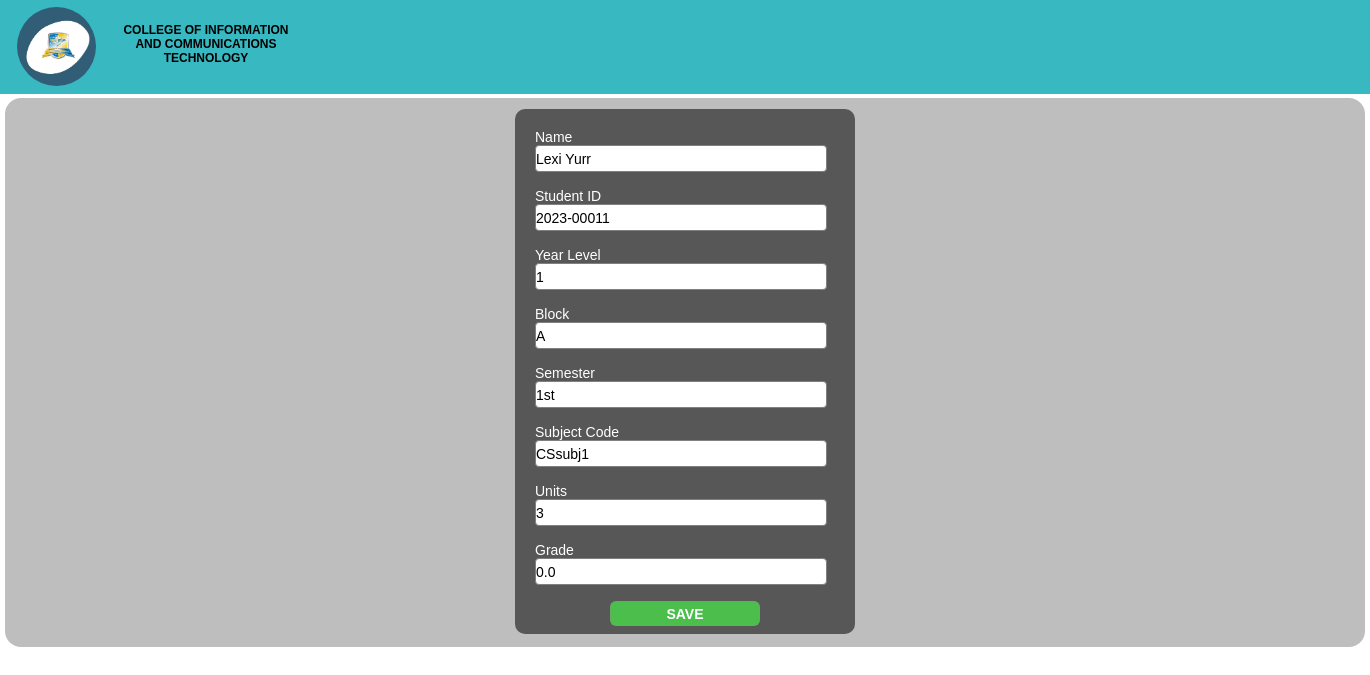
/faculty-page/faculty-main-page/edit_page2.php?idnum=2023-00011, run on the app's committed database.
### tables this page shows
CREATE TABLE `faculty2db` (
  `id` int(11) NOT NULL,
  `name` varchar(50) NOT NULL,
  `idnum` varchar(20) NOT NULL,
  `yr_level` varchar(20) NOT NULL,
  `block` varchar(20) NOT NULL,
  `semester` varchar(20) NOT NULL,
  `units` int(20) NOT NULL,
  `school_year` varchar(20) NOT NULL DEFAULT '2023-2024',
  `course` varchar(50) NOT NULL DEFAULT 'BS Computer Science',
  `grade` decimal(10,1) NOT NULL,
  `subject_code` varchar(50) NOT NULL
);

### faculty-page/faculty-main-page/edit_page2.php (the view, shortened to what this page needs)
<?php
include '../../db-conn.php';
if(isset($_GET['idnum'])){
    $idnum = $_GET['idnum'];
}
$query = "SELECT * FROM faculty2db WHERE idnum = '$idnum'";
$result = mysqli_query($con, $query);
if(!$result) {
    die("Query Failed: " . mysqli_error($con));
} elseif(mysqli_num_rows($result) == 0) {
    die("No records found for ID: $idnum");
} else {
    $row = mysqli_fetch_assoc($result);
}
?>
<!DOCTYPE html>
<html lang="en">
<head>
    <link rel="stylesheet" href="https://cdnjs.cloudflare.com/ajax/libs/font-awesome/4.7.0/css/font-awesome.min.css">
    <link rel="stylesheet" href="edit_page.css">
</head>
<body>
    <div class="nav-top">
            <img class="logo" src="CICT LOGO.jpg" alt="CICT logo">
            <h3 class="cict">COLLEGE OF INFORMATION AND COMMUNICATIONS TECHNOLOGY</h3>
    </div>
    <div class="form">
        <form action="edit_page2.php?idnum=<?php echo $idnum ?>" method="post">
            <label for="name">Name</label>
            <input type="text" name="name" value="<?php echo $row['name'] ?>">
            <br>
            <label for="idnum">Student ID</label>
            <input type="text" name="idnum" value="<?php echo $row['idnum'] ?>">
            <br>
            <label for="yr_level">Year Level</label>
            <input type="number" name="yr_level" value="<?php echo $row['yr_level'] ?>">
            <br>
            <label for="block">Block</label>
            <input type="text" name="block" value="<?php echo $row['block'] ?>">
            <br>
            <label for="semester">Semester</label>
            <input type="text" name="semester" value="<?php echo $row['semester'] ?>">
            <br>
            <label for="subject_code">Subject Code</label>
            <input type="text" name="subject_code" value="<?php echo $row['subject_code'] ?>">
            <br>
            <label for="units">Units</label>
            <input type="text" name="units" value="<?php echo $row['units'] ?>">
            <br>
            <label for="units">Grade</label>
            <input type="number" name="grade" step="0.0001" value="<?php echo $row['grade'] ?>">
            <input class="save" type="submit" name="edit_students" value="SAVE">
        </form>
    </div>
</body>
</html>

### faculty-page/faculty-main-page/edit_page.css (style rules this page uses)
* { padding: 0px; margin: 0; font-family: Arial, Helvetica, sans-serif; }
body { position: absolute; height: 100%; width: 100%; background-color: rgb(255, 255, 255); }
.nav-top { background-color: #38B8C0; width: 100%; height: 94px; display: flex; position: fixed; z-index: 1; }
.cict { padding: 8px; width: 190px; font-size: 12px; text-align: center; margin-top: 15px; font-family: Arial, Helvetica, sans-serif; font-weight: bold; }
img.logo { border-radius: 50%; width: 79px; height: 79px; padding: 7px; margin-left: 10px; }
.form { background-color: rgba(29, 29, 29, 0.288); width: 1290px; height: 479px; margin: auto; margin-top: 98px; border-radius: 16px; padding: 35px; }
form { display: block; background-color: #575757; width: 300px; height: 485px; border-radius: 10px; padding: 20px; margin: auto; margin-top: -24px; color: white; font-size: 14px; }
label, input { display: block; border-radius: 4px; }
input { border: 1px solid gray; width: 290px; height: 25px; font-size: 14px; }
.save { width: 150px; height: 25px; margin: auto; margin-top: 16px; border-radius: 6px; background-color: rgb(76, 190, 76); padding: 2px; color: white; border: 1px solid rgba(141, 141, 141, 0.418); font-weight: 700; }

### data on the page
faculty2db: name "Lexi Yurr", idnum "2023-00011", yr_level "1", block "A", semester "1st", subject_code "CSsubj1", units "3", grade "0.0"
